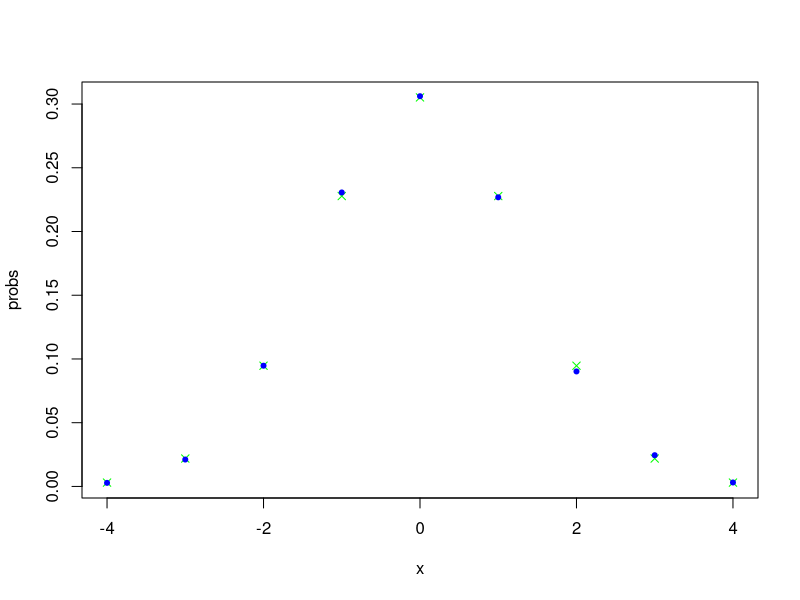
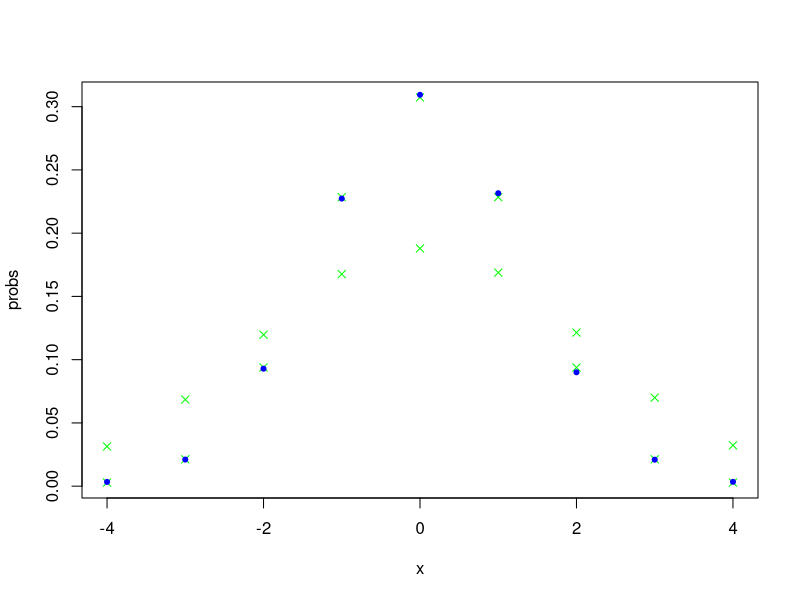
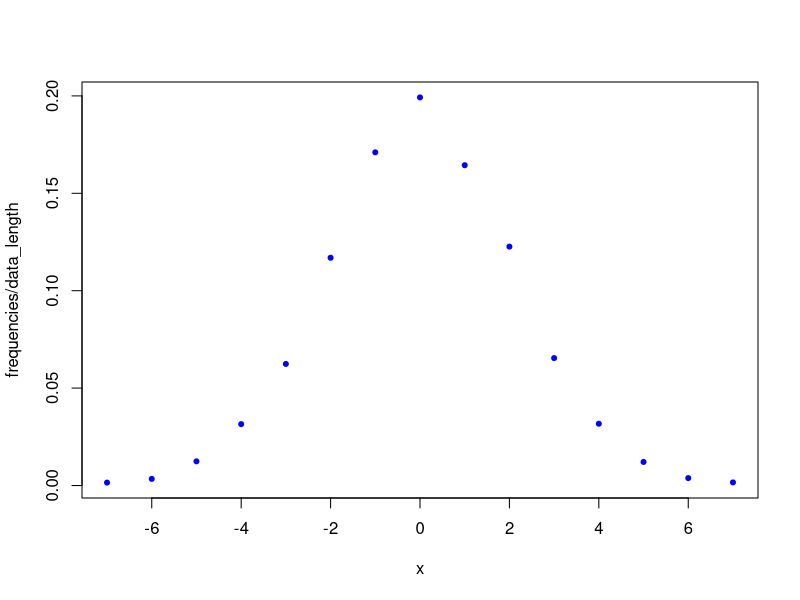

These figures' R source, in order:
library( MASS )

## Function for getting data (it's discrete) from experiment with our model
get_data = function() {
  frequencies <- c(28, 211, 947, 2306, 3061, 2268, 902, 245, 31)
  values <- -4:4
  data <- rep(values, frequencies)
  return (data)
}

## Get data
data = get_data()
data_length = length(data)

table = table(data)
values = as.numeric(names(table))
frequencies = as.numeric(table)
values
frequencies

## Compute mean and sd
mean = mean(data)
sd = sd(data)
mean
sd

## Get probabilities for the intervals
rightVals = c(-3.5:3.5, Inf)
leftVals = c(-Inf, -3.5:3.5)
x = c(-4:4)
probs = pnorm(rightVals, mean, sd) - pnorm(leftVals, mean, sd)

## Chisq test does not work with sample mean and sd
chisq.test(frequencies, p=probs)

## Optimize p value and find best sd (mean = 0)
optimize_data_sd = function(cur_data_sd) {
  cur_data_mean = 0
  probs = ( pnorm(rightVals, cur_data_mean, cur_data_sd) - 
    pnorm(leftVals, cur_data_mean, cur_data_sd) )
  cur_res = chisq.test(frequencies, p=probs)
  return (cur_res$p.value)
}

optimize_result = optimize(optimize_data_sd, 
                           interval = c(1, 2), maximum = TRUE, tol = 0.0001)
best_sd = optimize_result$maximum
best_sd

probs = pnorm(rightVals, 0, best_sd) - pnorm(leftVals, 0, best_sd)
plot(x, probs, col="green", pch=4)
points(x, frequencies / data_length, col="blue", pch=20)

## With best sd and mean = 0 chisq test works
chisq.test(frequencies, p=probs)

############################################################################
## Same tests for 50 000 exps

## Function for getting data (it's discrete) from experiment with our model
get_data = function() {
  frequencies <- c(169, 1052, 4644, 11367, 15468, 11578, 4502, 1048, 172)
  values <- -4:4
  data <- rep(values, frequencies)
  return (data)
}

## Get data
data = get_data()
data_length = length(data)

table = table(data)
values = as.numeric(names(table))
frequencies = as.numeric(table)
values
frequencies

## Compute mean and sd
mean = mean(data)
sd = sd(data)
mean
sd

## Get probabilities for the intervals
rightVals = c(-3.5:3.5, Inf)
leftVals = c(-Inf, -3.5:3.5)
x = c(-4:4)
probs = pnorm(rightVals, mean, sd) - pnorm(leftVals, mean, sd)

## Chisq test does not work with sample mean and sd
chisq.test(frequencies, p=probs)

## Optimize p value and find best sd (mean = 0)
optimize_data_sd = function(cur_data_sd) {
  cur_data_mean = 0
  probs = ( pnorm(rightVals, cur_data_mean, cur_data_sd) - 
              pnorm(leftVals, cur_data_mean, cur_data_sd) )
  cur_res = chisq.test(frequencies, p=probs)
  return (cur_res$p.value)
}

optimize_result = optimize(optimize_data_sd, 
                           interval = c(1, 2), maximum = TRUE, tol = 0.0001)
best_sd = optimize_result$maximum
best_sd

probs = pnorm(rightVals, 0, best_sd) - pnorm(leftVals, 0, best_sd)
plot(x, probs, col="green", pch=4)
points(x, frequencies / data_length, col="blue", pch=20)

## With best sd and mean = 0 chisq test works
chisq.test(frequencies, p=probs)

############################################################################

## Same tests for Bartlett P1 and P2 flows
## Function for getting data (it's discrete) from experiment with our model
get_data = function() {
  frequencies <- c(15, 34, 124, 315, 624, 1169, 1710, 1992, 
                   1644, 1226, 654, 317, 121, 38, 16)
  values <- -7:7
  data <- rep(values, frequencies)
  return (data)
}

## Get data
data = get_data()
data_length = length(data)

table = table(data)
values = as.numeric(names(table))
frequencies = as.numeric(table)
values
frequencies

## Compute mean and sd
mean = mean(data)
sd = sd(data)
mean
sd

## Get probabilities for the intervals
rightVals = c(-6.5:6.5, Inf)
leftVals = c(-Inf, -6.5:6.5)
x = c(-7:7)
probs = pnorm(rightVals, mean, sd) - pnorm(leftVals, mean, sd)

## Chisq test does not work with sample mean and sd
chisq.test(frequencies, p=probs)

## Optimize p value and find best sd (mean = 0)
optimize_data_sd = function(cur_data_sd) {
  cur_data_mean = 0.016
  probs = ( pnorm(rightVals, cur_data_mean, cur_data_sd) - 
              pnorm(leftVals, cur_data_mean, cur_data_sd) )
  cur_res = chisq.test(frequencies, p=probs)
  return (cur_res$p.value)
}

optimize_result = optimize(optimize_data_sd, 
                           interval = c(2, 2.5), maximum = TRUE, tol = 0.0001)
best_sd = optimize_result$maximum
best_sd

probs = pnorm(rightVals, 0.016, best_sd) - pnorm(leftVals, 0.016, best_sd)
points(x, probs, col="green", pch=4)
plot(x, frequencies / data_length, col="blue", pch=20)

## With best sd and mean = 0 chisq test works
chisq.test(frequencies, p=probs)
